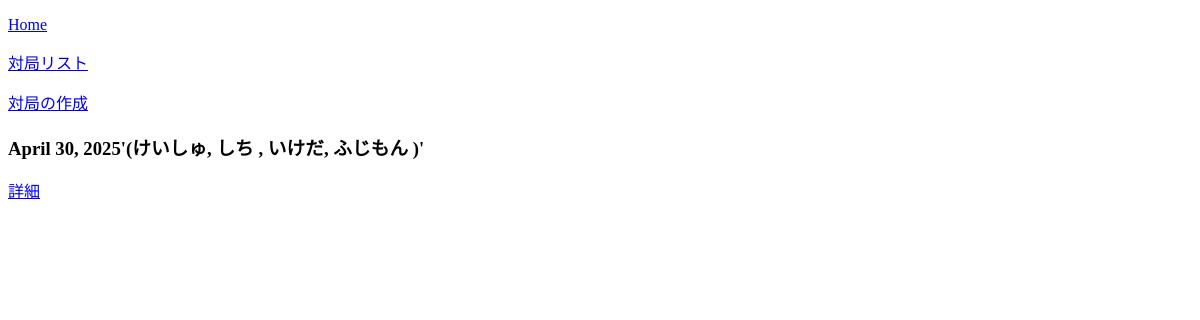
The app's page /game_list, older data.
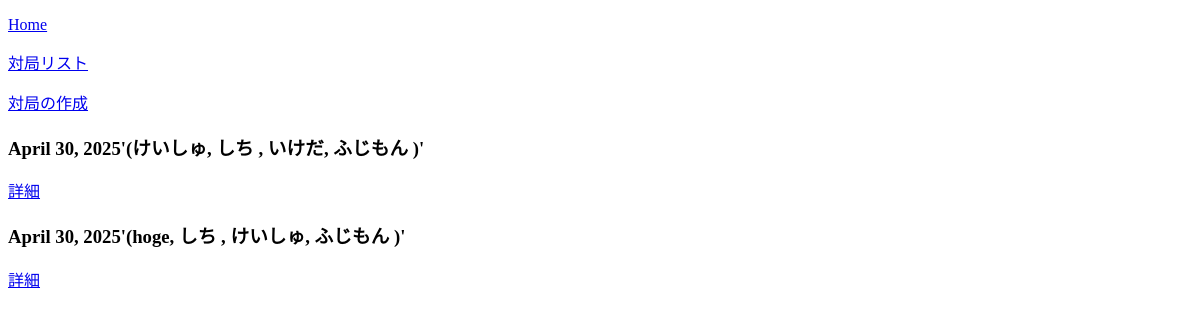
The same page, newer data.
### score/models.py (models this page shows, shortened)
class GameModel(models.Model):  # 1日分の麻雀対局を表す
    id = models.UUIDField(primary_key=True, default=uuid.uuid4, editable=False)
    setting = models.ForeignKey(
        'GameSettingModel',
        on_delete=models.SET_NULL,
        null=True,
        blank=True,
        verbose_name='適用する設定'
    )
    date = models.DateField(auto_now_add=True)
    player1 = models.ForeignKey(PlayerModel, on_delete=models.CASCADE, related_name='game_player1')
    player2 = models.ForeignKey(PlayerModel, on_delete=models.CASCADE, related_name='game_player2')
    player3 = models.ForeignKey(PlayerModel, on_delete=models.CASCADE, related_name='game_player3')
    player4 = models.ForeignKey(PlayerModel, on_delete=models.CASCADE, related_name='game_player4')

class PlayerModel(models.Model):
    name = models.CharField(max_length=100, unique=True)
    def __str__(self):
        return self.name

### score/views.py (the view)
# urls.py: path('game_list',game_listfunc,name='game_list'),
def game_listfunc(request):
    game_list = GameModel.objects.all()
    return render(request,'game_list.html',{'game_list':game_list})

### templates/game_list.html
{% extends 'base.html' %}
{% block content %}
<p><a href="{% url 'home' %}">Home</a></p>
<p><a href="{% url 'game_list' %}">対局リスト</a></p>
<p>
    <a href="{% url 'game_create' %}">対局の作成</a>
</p>
{% for item in game_list %}
<div>
    <h3>{{ item.date }}'({{item.player1}}, {{item.player2}} , {{item.player3}}, {{item.player4}} )'</h3>
    <p><a href="{% url 'game_detail' pk=item.id %}">詳細</a></p>
</div>
{% endfor %}
{% endblock content %}

Row changes from the older to the newer data that the page shows:
added GameModel: date "April 30, 2025", player1 "hoge", player2 "しち", player3 "けいしゅ", player4 "ふじもん"
